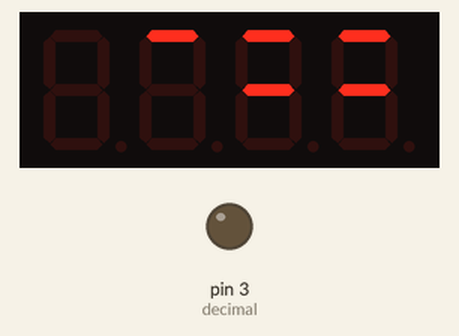
Simulated run of this program. Board: Arduino Uno, built with avr-gcc and run on an emulated ATmega328P. On the bench: 4-digit seven-segment display, output pins drawn as LEDs (lit = HIGH). Wiring (inferred from the names in the program): 4-digit 7-segment display, segments lit when LOW: segments pin 5, pin 10, pin 1, pin 2, pin 4, pin 7, pin 11; digit selects pin 12, pin 9, pin 8, pin 6. The segment pins are drawn as the display they are named for; pins used as bus, display or sensor lines are not drawn.

Above: at 0.2 s.
At 5.3 s:
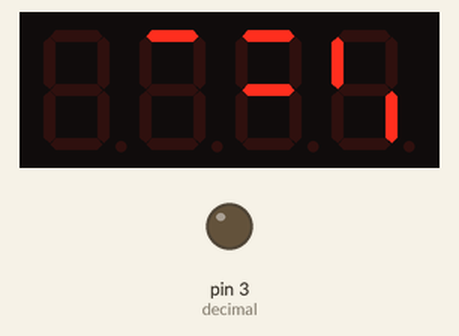
At 9.5 s:
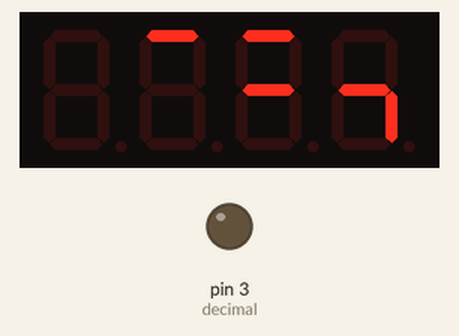
At 19.9 s:
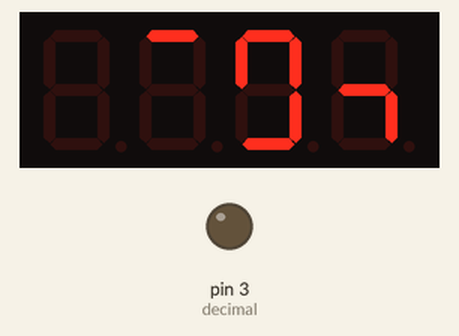
At 28.3 s:
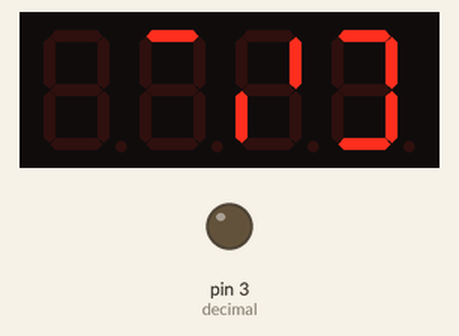
At 38.7 s:
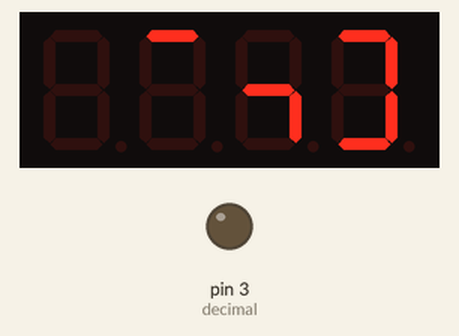

Measured:
- what the display in image 0 shows lasts 0.9 s, from 0.2 s to 1.1 s
- what the display in image 2 shows lasts 1.1 s, from 9.4 s to 10.5 s

The program:

main.cpp
```cpp
#include <Arduino.h>

int E = 1;
int D = 2;
int decimal = 3;
int C = 4;
int G = 5;
int D4 = 6;
int B = 7;
int D3 = 8;
int D2 = 9;
int F = 10;
int A = 11;
int D1 = 12;

int digit[4] = {0, 0, 0, 0};

int delayVal1 = 1;

int numbers[10][7] = {
    {A, B, C, D, E, F},    //0
    {B, C},                //1
    {A, B, G, E, D},       //2
    {A, B, G, C, D},       //3
    {F, G, B, C},          //4
    {A, F, G, C, D},       //5
    {A, F, E, D, C, G},    //6
    {A, B, C},             //7
    {A, B, C, D, E, F, G}, //8
    {A, B, C, D, F, G}     //9
};

int allLowPin[7] = {A, B, C, D, E, F, G};
int chatodePin[4] = {D1, D2, D3, D4};

void allLow(int pins[7])
{
  for (int i = 0; i < 7; i++)
  {
    digitalWrite(pins[i + 1], LOW);
  }
}

void segmentView(int digit[10][7], int num)
{
  for (int i = 0; i < 7; i++)
  {
    digitalWrite(digit[num][i + 1], HIGH);
  }
}

void numCalc(int num)
{
  int num2 = num;
  digit[4] = num % 10;
  digit[3] = num / 10 % 10;
  digit[2] = num / 100 % 10;
  digit[1] = num / 1000 % 10;

  do
  {
    for (int i = 0; i < 4; i++)
    {
      segmentView(numbers, digit[i + 1]);
      digitalWrite(chatodePin[i + 1], LOW);
      delay(delayVal1);
      allLow(allLowPin);
      digitalWrite(chatodePin[i + 1], HIGH);
    }

  } while (num != num2);
}

void setup()
{
  pinMode(E, OUTPUT);
  pinMode(D, OUTPUT);
  pinMode(decimal, OUTPUT);
  pinMode(C, OUTPUT);
  pinMode(G, OUTPUT);
  pinMode(D4, OUTPUT);
  pinMode(B, OUTPUT);
  pinMode(D3, OUTPUT);
  pinMode(D2, OUTPUT);
  pinMode(F, OUTPUT);
  pinMode(A, OUTPUT);
  pinMode(D1, OUTPUT);

  digitalWrite(D1, HIGH); //katódok alapértelmezésre állítása
  digitalWrite(D2, HIGH);
  digitalWrite(D3, HIGH);
  digitalWrite(D4, HIGH);
}

void loop()
{
  for (int i = 0; i < 10000; i++)
  {
    numCalc(i);
    delay(100);
  }
}
```
